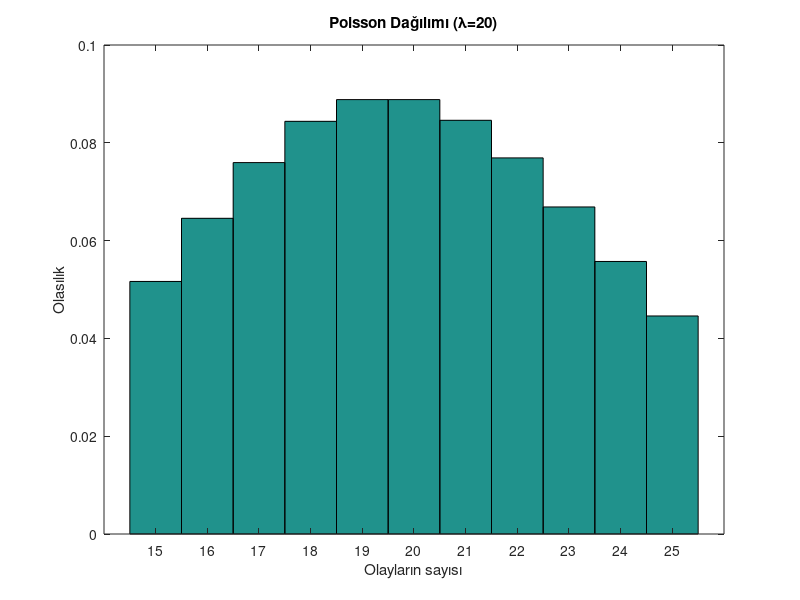

Here is the MATLAB script that generated this plot:
% Poisson dağılımını hesaplamak için gerekli değişkenleri tanımlayalım
lambda = 20; % ortalama olay sayısı

% X değişkeninin alacağı değerleri belirleyelim (a)
x_a = lambda-lambda/4:lambda+lambda/4;

% Poisson dağılımını hesaplayalım (a)
P_a = (lambda.^x_a .* exp(-lambda)) ./ factorial(x_a);

% Bar grafiğini çizdirelim (a)
bar(x_a, P_a, 'hist');

% Grafiği etiketleyelim (a)
xlabel('Olayların sayısı');
ylabel('Olasılık');
title('Poisson Dağılımı (\lambda=20)');
